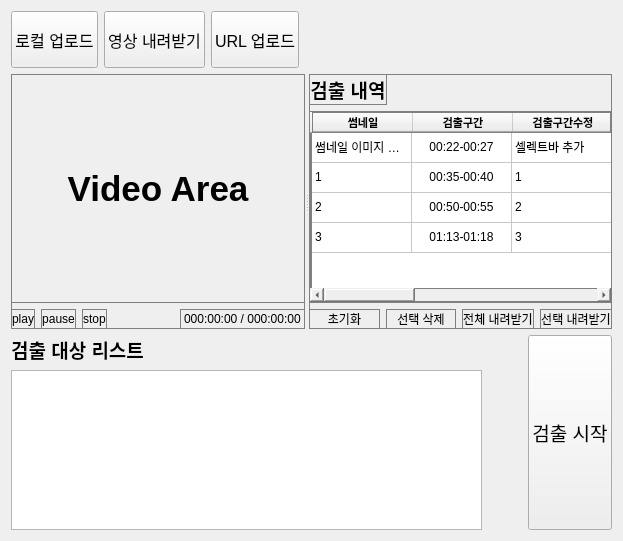
     <widget class="QWidget" name="tab_ext">
      <property name="enabled">
       <bool>true</bool>
      </property>
      <attribute name="title">
       <string notr="true">영상검출</string>
      </attribute>
      <layout class="QVBoxLayout" name="verticalLayout_8">
       <item>
        <layout class="QVBoxLayout" name="ext_verticalLayout_top">
         <item>
          <layout class="QHBoxLayout" name="ext_horizontalLayout_top">
           <property name="sizeConstraint">
            <enum>QLayout::SetFixedSize</enum>
           </property>
           <item>
            <widget class="QPushButton" name="ext_pushButton_localUpload">
             <property name="sizePolicy">
              <sizepolicy hsizetype="Preferred" vsizetype="Fixed">
               <horstretch>0</horstretch>
               <verstretch>0</verstretch>
              </sizepolicy>
             </property>
             <property name="minimumSize">
              <size>
               <width>0</width>
               <height>57</height>
              </size>
             </property>
             <property name="font">
              <font>
               <pointsize>12</pointsize>
              </font>
             </property>
             <property name="text">
              <string>로컬 업로드</string>
             </property>
            </widget>
           </item>
           <item>
            <widget class="QPushButton" name="ext_pushButton_mdDown">
             <property name="sizePolicy">
              <sizepolicy hsizetype="Preferred" vsizetype="Fixed">
               <horstretch>0</horstretch>
               <verstretch>0</verstretch>
              </sizepolicy>
             </property>
             <property name="minimumSize">
              <size>
               <width>0</width>
               <height>57</height>
              </size>
             </property>
             <property name="font">
              <font>
               <pointsize>12</pointsize>
              </font>
             </property>
             <property name="text">
              <string>영상 내려받기</string>
             </property>
            </widget>
           </item>
           <item>
            <widget class="QPushButton" name="ext_pushButton_urlUpload">
             <property name="sizePolicy">
              <sizepolicy hsizetype="Preferred" vsizetype="Fixed">
               <horstretch>0</horstretch>
               <verstretch>0</verstretch>
              </sizepolicy>
             </property>
             <property name="minimumSize">
              <size>
               <width>0</width>
               <height>57</height>
              </size>
             </property>
             <property name="font">
              <font>
               <pointsize>12</pointsize>
              </font>
             </property>
             <property name="text">
              <string>URL 업로드</string>
             </property>
            </widget>
           </item>
           <item>
            <spacer name="ext_horizontalSpacer_top">
             <property name="orientation">
              <enum>Qt::Horizontal</enum>
             </property>
             <property name="sizeHint" stdset="0">
              <size>
               <width>40</width>
               <height>20</height>
              </size>
             </property>
            </spacer>
           </item>
          </layout>
         </item>
        </layout>
       </item>
       <item>
        <widget class="QSplitter" name="ext_splitter_Md">
         <property name="sizePolicy">
          <sizepolicy hsizetype="Expanding" vsizetype="Expanding">
           <horstretch>0</horstretch>
           <verstretch>0</verstretch>
          </sizepolicy>
         </property>
         <property name="orientation">
          <enum>Qt::Horizontal</enum>
         </property>
         <property name="opaqueResize">
          <bool>false</bool>
         </property>
         <widget class="QWidget" name="ext_widget_video_Md" native="true">
          <property name="styleSheet">
           <string notr="true">border: 1px solid gray;</string>
          </property>
          <layout class="QVBoxLayout" name="verticalLayout_7">
           <item>
            <widget class="QLabel" name="ext_label_extMd">
             <property name="sizePolicy">
              <sizepolicy hsizetype="Expanding" vsizetype="Expanding">
               <horstretch>0</horstretch>
               <verstretch>0</verstretch>
              </sizepolicy>
             </property>
             <property name="minimumSize">
              <size>
               <width>160</width>
               <height>0</height>
              </size>
             </property>
             <property name="font">
              <font>
               <pointsize>26</pointsize>
               <weight>75</weight>
               <bold>true</bold>
              </font>
             </property>
             <property name="layoutDirection">
              <enum>Qt::LeftToRight</enum>
             </property>
             <property name="styleSheet">
              <string notr="true">border: 1px solid gray;</string>
             </property>
             <property name="text">
              <string>Video Area</string>
             </property>
             <property name="alignment">
              <set>Qt::AlignCenter</set>
             </property>
            </widget>
           </item>
           <item>
            <layout class="QHBoxLayout" name="ext_horizontalLayout_mid1">
             <item>
              <layout class="QHBoxLayout" name="ext_horizontalLayout_mid2">
               <item>
                <widget class="QPushButton" name="ext_pushButton_play">
                 <property name="sizePolicy">
                  <sizepolicy hsizetype="Minimum" vsizetype="Preferred">
                   <horstretch>0</horstretch>
                   <verstretch>0</verstretch>
                  </sizepolicy>
                 </property>
                 <property name="text">
                  <string>play</string>
                 </property>
                </widget>
               </item>
               <item>
                <widget class="QPushButton" name="ext_pushButton_pause">
                 <property name="sizePolicy">
                  <sizepolicy hsizetype="Minimum" vsizetype="Preferred">
                   <horstretch>0</horstretch>
                   <verstretch>0</verstretch>
                  </sizepolicy>
                 </property>
                 <property name="text">
                  <string>pause</string>
                 </property>
                </widget>
               </item>
               <item>
                <widget class="QPushButton" name="ext_pushButton_stop">
                 <property name="sizePolicy">
                  <sizepolicy hsizetype="Minimum" vsizetype="Preferred">
                   <horstretch>0</horstretch>
                   <verstretch>0</verstretch>
                  </sizepolicy>
                 </property>
                 <property name="text">
                  <string>stop</string>
                 </property>
                </widget>
               </item>
              </layout>
             </item>
             <item>
              <spacer name="ext_horizontalSpacer_mid">
               <property name="orientation">
                <enum>Qt::Horizontal</enum>
               </property>
               <property name="sizeHint" stdset="0">
                <size>
                 <width>40</width>
                 <height>20</height>
                </size>
               </property>
              </spacer>
             </item>
             <item>
              <widget class="QLabel" name="ext_video_time">
               <property name="text">
                <string>000:00:00 / 000:00:00</string>
               </property>
              </widget>
             </item>
            </layout>
           </item>
          </layout>
         </widget>
         <widget class="QWidget" name="ext_widget_result_Md" native="true">
          <property name="styleSheet">
           <string notr="true">border: 1px solid gray;</string>
          </property>
          <layout class="QVBoxLayout" name="verticalLayout_6">
           <item>
            <layout class="QVBoxLayout" name="verticalLayout_3">
             <item>
              <layout class="QHBoxLayout" name="horizontalLayout_3">
               <item>
                <widget class="QLabel" name="ext_label_extResultList">
                 <property name="font">
                  <font>
                   <pointsize>14</pointsize>
                   <weight>75</weight>
                   <bold>true</bold>
                  </font>
                 </property>
                 <property name="layoutDirection">
                  <enum>Qt::LeftToRight</enum>
                 </property>
                 <property name="text">
                  <string>검출 내역</string>
                 </property>
                 <property name="alignment">
                  <set>Qt::AlignCenter</set>
                 </property>
                </widget>
               </item>
               <item>
                <spacer name="horizontalSpacer">
                 <property name="orientation">
                  <enum>Qt::Horizontal</enum>
                 </property>
                 <property name="sizeHint" stdset="0">
                  <size>
                   <width>198</width>
                   <height>20</height>
                  </size>
                 </property>
                </spacer>
               </item>
              </layout>
             </item>
             <item>
              <widget class="QTableWidget" name="ext_tableWidget_extResultList">
               <property name="sizePolicy">
                <sizepolicy hsizetype="Preferred" vsizetype="Expanding">
                 <horstretch>0</horstretch>
                 <verstretch>0</verstretch>
                </sizepolicy>
               </property>
               <property name="minimumSize">
                <size>
                 <width>160</width>
                 <height>0</height>
                </size>
               </property>
               <row>
                <property name="text">
                 <string/>
                </property>
               </row>
               <row>
                <property name="text">
                 <string/>
                </property>
               </row>
               <row>
                <property name="text">
                 <string/>
                </property>
               </row>
               <row>
                <property name="text">
                 <string/>
                </property>
               </row>
               <column>
                <property name="text">
                 <string>썸네일</string>
                </property>
                <property name="font">
                 <font>
                  <family>나눔고딕 ExtraBold</family>
                  <pointsize>8</pointsize>
                  <weight>75</weight>
                  <bold>true</bold>
                 </font>
                </property>
                <property name="textAlignment">
                 <set>AlignCenter</set>
                </property>
               </column>
               <column>
                <property name="text">
                 <string>검출구간</string>
                </property>
                <property name="font">
                 <font>
                  <family>나눔고딕 ExtraBold</family>
                  <pointsize>8</pointsize>
                  <weight>75</weight>
                  <bold>true</bold>
                 </font>
                </property>
                <property name="textAlignment">
                 <set>AlignCenter</set>
                </property>
               </column>
               <column>
                <property name="text">
                 <string>검출구간수정</string>
                </property>
                <property name="font">
                 <font>
                  <family>나눔고딕 ExtraBold</family>
                  <pointsize>8</pointsize>
                  <weight>75</weight>
                  <bold>true</bold>
                 </font>
                </property>
                <property name="textAlignment">
                 <set>AlignCenter</set>
                </property>
               </column>
               <column>
                <property name="text">
                 <string>라벨명</string>
                </property>
                <property name="font">
                 <font>
                  <family>나눔고딕 ExtraBold</family>
                  <pointsize>8</pointsize>
                  <weight>75</weight>
                  <bold>true</bold>
                 </font>
                </property>
                <property name="textAlignment">
                 <set>AlignCenter</set>
                </property>
               </column>
               <column>
                <property name="text">
                 <string>기타정보</string>
                </property>
                <property name="font">
                 <font>
                  <family>나눔고딕 ExtraBold</family>
                  <pointsize>8</pointsize>
                  <weight>75</weight>
                  <bold>true</bold>
                 </font>
                </property>
                <property name="textAlignment">
                 <set>AlignCenter</set>
                </property>
               </column>
               <column>
                <property name="text">
                 <string>선택</string>
                </property>
                <property name="font">
                 <font>
                  <family>나눔고딕 ExtraBold</family>
                  <pointsize>8</pointsize>
                 </font>
                </property>
                <property name="textAlignment">
                 <set>AlignCenter</set>
                </property>
               </column>
               <item row="0" column="0">
                <property name="text">
                 <string>썸네일 이미지 추가예정</string>
                </property>
               </item>
               <item row="0" column="1">
                <property name="text">
                 <string>00:22-00:27</string>
                </property>
                <property name="textAlignment">
                 <set>AlignCenter</set>
                </property>
               </item>
               <item row="0" column="2">
                <property name="text">
                 <string>셀렉트바 추가</string>
                </property>
               </item>
               <item row="0" column="3">
                <property name="text">
                 <string>아이린</string>
                </property>
                <property name="textAlignment">
                 <set>AlignCenter</set>
                </property>
               </item>
               <item row="0" column="4">
                <property name="text">
                 <string>...</string>
                </property>
                <property name="font">
                 <font>
                  <family>나눔고딕코딩</family>
                  <pointsize>7</pointsize>
                 </font>
                </property>
                <property name="textAlignment">
                 <set>AlignCenter</set>
                </property>
               </item>
               <item row="0" column="5">
                <property name="text">
                 <string>체크박스 추가</string>
                </property>
               </item>
               <item row="1" column="0">
                <property name="text">
                 <string>1</string>
                </property>
               </item>
               <item row="1" column="1">
                <property name="text">
                 <string>00:35-00:40</string>
                </property>
                <property name="textAlignment">
                 <set>AlignCenter</set>
                </property>
               </item>
               <item row="1" column="2">
                <property name="text">
                 <string>1</string>
                </property>
               </item>
               <item row="1" column="3">
                <property name="text">
                 <string>아이린</string>
                </property>
                <property name="textAlignment">
                 <set>AlignCenter</set>
                </property>
               </item>
               <item row="1" column="4">
                <property name="text">
                 <string>...</string>
                </property>
                <property name="font">
                 <font>
                  <family>나눔고딕코딩</family>
                  <pointsize>7</pointsize>
                 </font>
                </property>
                <property name="textAlignment">
                 <set>AlignCenter</set>
                </property>
               </item>
               <item row="1" column="5">
                <property name="text">
                 <string>1</string>
                </property>
               </item>
               <item row="2" column="0">
                <property name="text">
                 <string>2</string>
                </property>
               </item>
               <item row="2" column="1">
                <property name="text">
                 <string>00:50-00:55</string>
                </property>
                <property name="textAlignment">
                 <set>AlignCenter</set>
                </property>
               </item>
               <item row="2" column="2">
                <property name="text">
                 <string>2</string>
                </property>
               </item>
               <item row="2" column="3">
                <property name="text">
                 <string>아이린</string>
                </property>
                <property name="textAlignment">
                 <set>AlignCenter</set>
                </property>
               </item>
               <item row="2" column="4">
                <property name="text">
                 <string>...</string>
                </property>
                <property name="font">
                 <font>
                  <family>나눔고딕코딩</family>
                  <pointsize>7</pointsize>
                 </font>
                </property>
                <property name="textAlignment">
                 <set>AlignCenter</set>
                </property>
               </item>
               <item row="2" column="5">
                <property name="text">
                 <string>2</string>
                </property>
               </item>
               <item row="3" column="0">
                <property name="text">
                 <string>3</string>
                </property>
               </item>
               <item row="3" column="1">
                <property name="text">
                 <string>01:13-01:18</string>
                </property>
                <property name="textAlignment">
                 <set>AlignCenter</set>
                </property>
               </item>
               <item row="3" column="2">
                <property name="text">
                 <string>3</string>
                </property>
               </item>
               <item row="3" column="3">
                <property name="text">
                 <string>아이린</string>
                </property>
                <property name="textAlignment">
                 <set>AlignCenter</set>
                </property>
               </item>
               <item row="3" column="4">
                <property name="text">
                 <string>...</string>
                </property>
                <property name="font">
                 <font>
                  <family>나눔고딕코딩</family>
                  <pointsize>7</pointsize>
                 </font>
                </property>
                <property name="textAlignment">
                 <set>AlignCenter</set>
                </property>
               </item>
               <item row="3" column="5">
                <property name="text">
                 <string>3</string>
                </property>
               </item>
              </widget>
             </item>
             <item>
              <layout class="QHBoxLayout" name="horizontalLayout">
               <item>
                <widget class="QPushButton" name="ext_pushButton_allClear">
                 <property name="font">
                  <font>
                   <pointsize>9</pointsize>
                  </font>
                 </property>
                 <property name="text">
                  <string>초기화</string>
                 </property>
                </widget>
               </item>
               <item>
                <widget class="QPushButton" name="ext_pushButton_selectDelete">
                 <property name="font">
                  <font>
                   <pointsize>9</pointsize>
                  </font>
                 </property>
                 <property name="text">
                  <string>선택 삭제</string>
                 </property>
                </widget>
               </item>
               <item>
                <widget class="QPushButton" name="ext_pushButton_allSave">
                 <property name="font">
                  <font>
                   <pointsize>9</pointsize>
                  </font>
                 </property>
                 <property name="text">
                  <string>전체 내려받기</string>
                 </property>
                </widget>
               </item>
               <item>
                <widget class="QPushButton" name="ext_pushButton_selectSave">
                 <property name="font">
                  <font>
                   <pointsize>9</pointsize>
                  </font>
                 </property>
                 <property name="text">
                  <string>선택 내려받기</string>
                 </property>
                </widget>
               </item>
              </layout>
             </item>
            </layout>
           </item>
          </layout>
         </widget>
        </widget>
       </item>
       <item>
        <layout class="QHBoxLayout" name="ext_horizontalLayout_bot_main">
         <item>
          <layout class="QVBoxLayout" name="ext_verticalLayout_bot_content">
           <item>
            <layout class="QHBoxLayout" name="ext_horizontalLayout_bot_titleHeader">
             <item>
              <widget class="QLabel" name="ext_label_classList">
               <property name="font">
                <font>
                 <pointsize>14</pointsize>
                 <weight>75</weight>
                 <bold>true</bold>
                </font>
               </property>
               <property name="layoutDirection">
                <enum>Qt::LeftToRight</enum>
               </property>
               <property name="text">
                <string>검출 대상 리스트</string>
               </property>
               <property name="alignment">
                <set>Qt::AlignCenter</set>
               </property>
              </widget>
             </item>
             <item>
              <spacer name="ext_horizontalSpacer_bot">
               <property name="orientation">
                <enum>Qt::Horizontal</enum>
               </property>
               <property name="sizeHint" stdset="0">
                <size>
                 <width>338</width>
                 <height>20</height>
                </size>
               </property>
              </spacer>
             </item>
            </layout>
           </item>
           <item>
            <widget class="QTableWidget" name="ext_tableWidget_classList">
             <property name="sizePolicy">
              <sizepolicy hsizetype="Preferred" vsizetype="Preferred">
               <horstretch>0</horstretch>
               <verstretch>0</verstretch>
              </sizepolicy>
             </property>
             <property name="maximumSize">
              <size>
               <width>16777215</width>
               <height>160</height>
              </size>
             </property>
            </widget>
           </item>
          </layout>
         </item>
         <item>
          <spacer name="horizontalSpacer_3">
           <property name="orientation">
            <enum>Qt::Horizontal</enum>
           </property>
           <property name="sizeHint" stdset="0">
            <size>
             <width>40</width>
             <height>20</height>
            </size>
           </property>
          </spacer>
         </item>
         <item>
          <widget class="QPushButton" name="ext_pushButton_startExt">
           <property name="sizePolicy">
            <sizepolicy hsizetype="Minimum" vsizetype="Preferred">
             <horstretch>0</horstretch>
             <verstretch>0</verstretch>
            </sizepolicy>
           </property>
           <property name="font">
            <font>
             <pointsize>14</pointsize>
            </font>
           </property>
           <property name="text">
            <string>검출 시작</string>
           </property>
          </widget>
         </item>
        </layout>
       </item>
      </layout>
     </widget>
